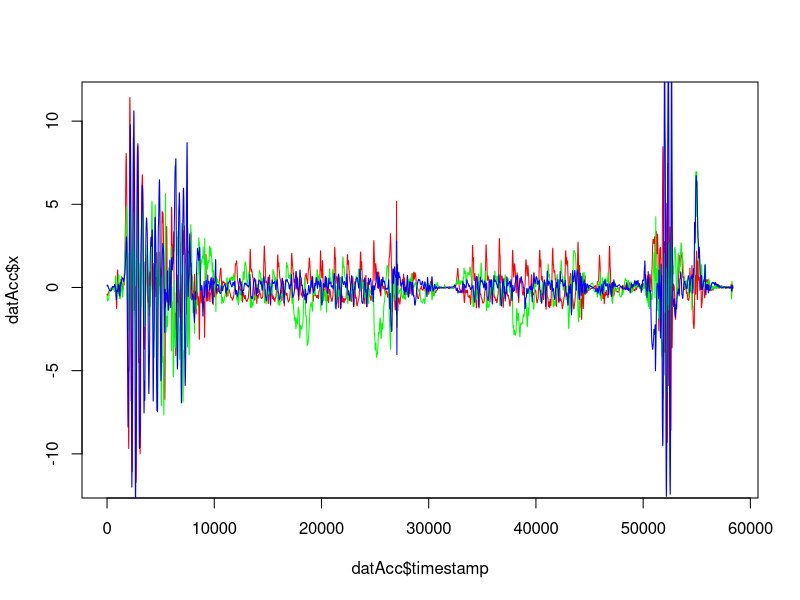
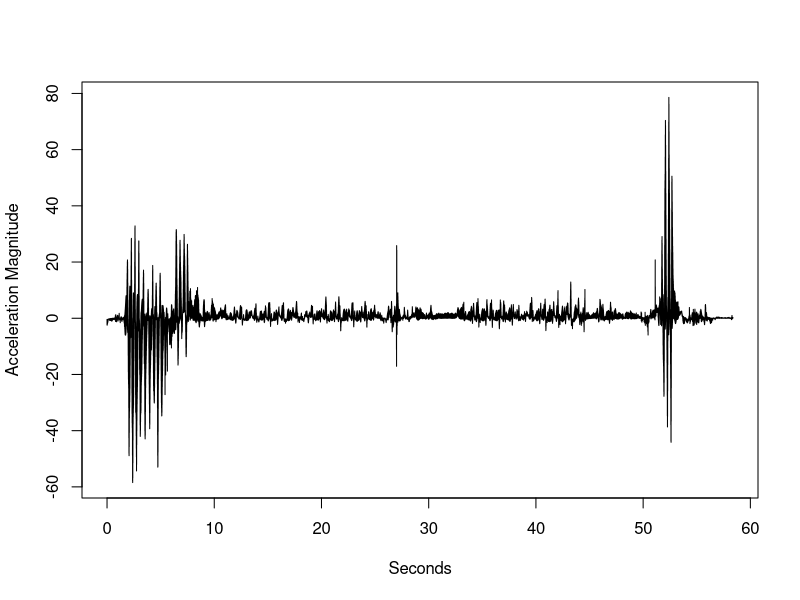
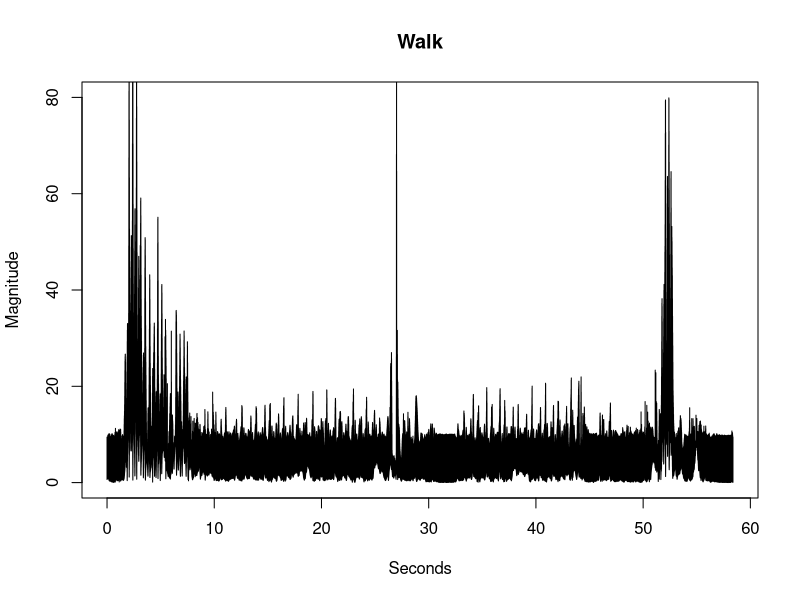
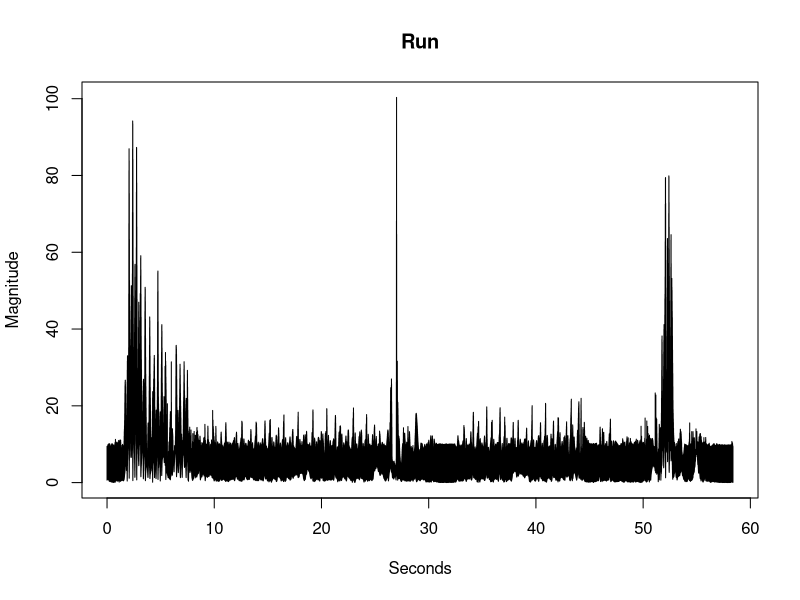
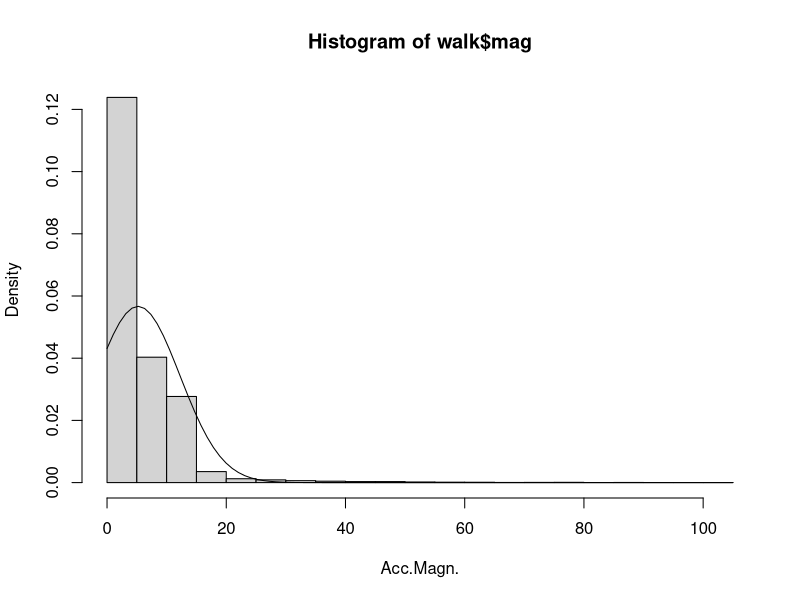

The R source for these figures, in order: (Note: this script raises an error after producing the figures.)
#Reading the DataFile
dat = read.table("./data/test/test2.txt", header = TRUE, sep="|")
#Getting the Header of the File
head(dat)
#currate Timestamps
#mt= Minimun Timestamp
mt <- min(dat$timestamp)
dat$timestamp <- dat$timestamp - mt
head(dat)
#Plot generates the main 
datAcc <- dat[dat$sensorName=="3-axis Gyroscope",]
plot(datAcc$timestamp,datAcc$x,type="l",col="red")
#Line is adding a new grapg to the Main Plot
lines(datAcc$timestamp,datAcc$y,col="green")
lines(datAcc$timestamp,datAcc$z,col="blue")
dat
#Create Data Summary 
summary(dat)
#Plot data with Seconds and as lines
plot(dat$timestamp/1000, dat$x,type="l", xlab="Seconds",ylab="Acceleration Magnitude")
#Calculate Mean and variance of the Data
mean(dat[dat$statusId=="6",]$x, )
var(dat[dat$statusId=="6",]$x)
#Compute Magnitude:: 
dat$mag=sqrt(dat$x^2+dat$y^2+dat$z^2)
dat
#Convert Status ID in categorical Variable
dat$statusId <-factor(dat$statusId, labels=c("Walk"))
summary(dat$statusId)
# Mean and Var of Walk
mean(dat[dat$statusId=="Walk",]$x, )
var(dat[dat$statusId=="Walk",]$x)
#attach Data so that we can have access directly on the Variable
attach(dat)
mean(x)
#Create Substets of Data 
walk <- subset(dat, statusId=="Walk")
run <- subset(dat, statusId=="Run")
summary(run)

#Plot both Subsets seperatly
plot(walk$timestamp/1000,walk$mag,type="l",xlab="Seconds", ylab="Magnitude",main="Walk",ylim=c(0,80))
plot(walk$timestamp/1000,walk$mag,type="l",xlab="Seconds", ylab="Magnitude",main="Run")
#Plot Histogram ! argument breaks=c(0.35) is missing
hist(walk$mag, xlab="Acc.Magn.",prob=T)
#drawing curve in Histogram
curve(dnorm(x,mean=mean(walk$mag),sd=sd(walk$mag)),add=TRUE)
#Empirical Cumulative Distribution Function(ECDF)
plot(edfc(mag))

#Q-Q plot 
qqnorm(mag)

#Boxplot

boxplot(mag, ylim=c(0,30))

